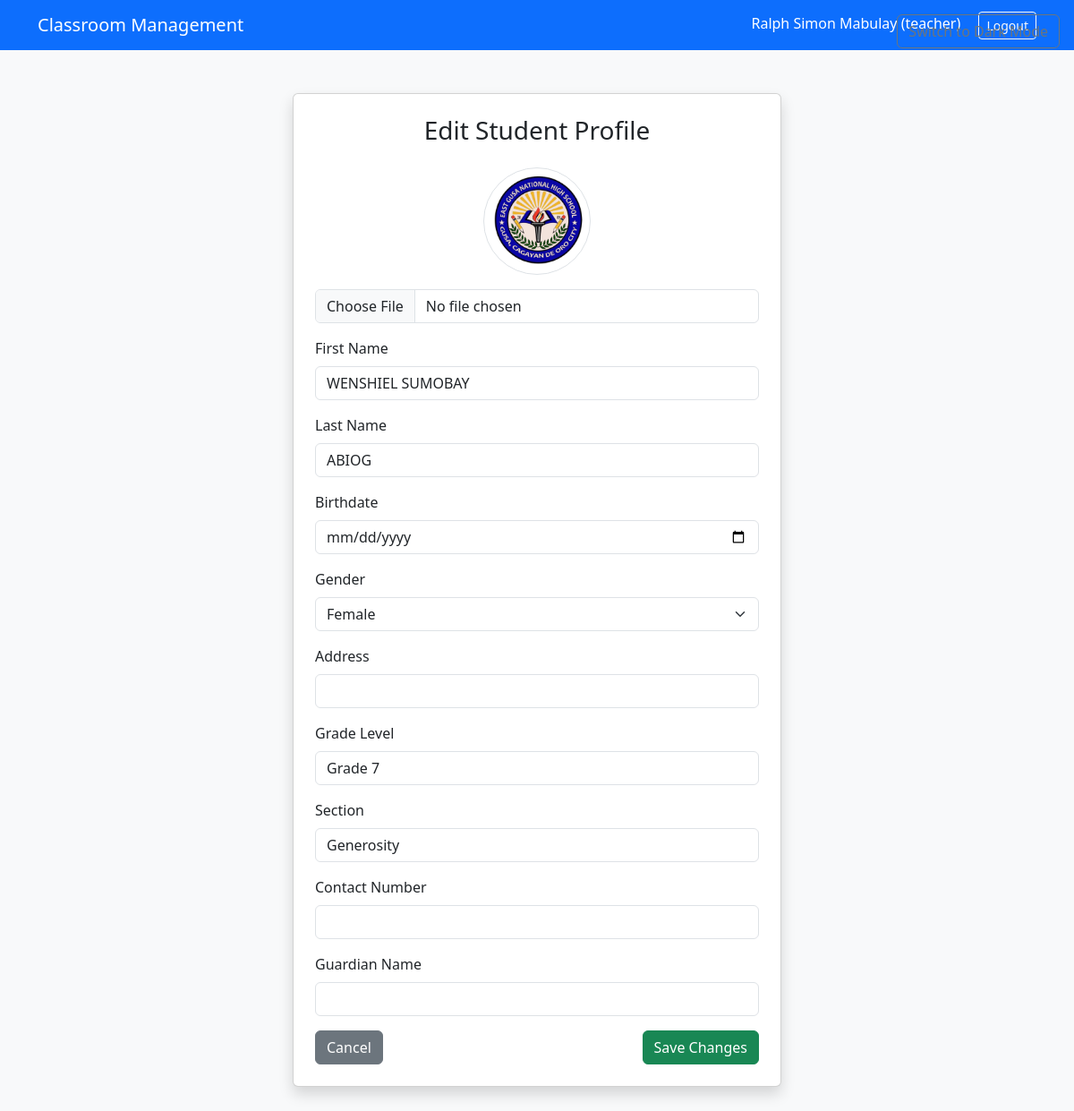
The page /student_edit.php?lrn=173820946153 (signed in) on the database its author committed.
### tables this page shows
CREATE TABLE `tbl_students` (
  `id` int(11) NOT NULL AUTO_INCREMENT,
  `lrn` varchar(12) NOT NULL,
  `first_name` varchar(50) NOT NULL,
  `last_name` varchar(50) NOT NULL,
  `birthdate` date NOT NULL,
  `gender` enum('Male','Female') NOT NULL,
  `address` varchar(255) DEFAULT NULL,
  `grade_level` varchar(10) DEFAULT NULL,
  `section` varchar(50) DEFAULT NULL,
  `contact_number` varchar(20) DEFAULT NULL,
  `guardian_name` varchar(100) DEFAULT NULL,
  `profile_picture` varchar(255) DEFAULT NULL,
  PRIMARY KEY (`id`),
  UNIQUE KEY `lrn` (`lrn`)
);

### student_edit.php (the view, shortened to what this page needs)
<?php
require 'db_connect.php';
$student_lrn = isset($_GET['lrn']) ? $_GET['lrn'] : '';
$stmt = $pdo->prepare("SELECT * FROM tbl_students WHERE lrn = ?");
$stmt->execute([$student_lrn]);
$student = $stmt->fetch();
?>
<!DOCTYPE html>
<html>
<head>
    <link href="https://cdn.jsdelivr.net/npm/bootstrap@5.3.3/dist/css/bootstrap.min.css" rel="stylesheet">
</head>
<body class="bg-light">
    <nav class="navbar navbar-expand-lg navbar-dark bg-primary">
        <div class="container">
            <a class="navbar-brand" href="index.php">Classroom Management</a>
            <div class="ms-auto">
                <span class="navbar-text text-white me-3">
                    <?= htmlspecialchars($_SESSION['full_name']) ?> (<?= htmlspecialchars($_SESSION['role']) ?>)
                </span>
                <a href="logout.php" class="btn btn-outline-light btn-sm">Logout</a>
            </div>
        </div>
    </nav>
    <div class="container py-5">
        <div class="row justify-content-center">
            <div class="col-md-8 col-lg-6">
                <div class="card shadow p-4">
                    <h3 class="mb-4 text-center">Edit Student Profile</h3>
                    <form method="post" enctype="multipart/form-data">
                        <div class="mb-3 text-center">
                            <?php if (!empty($student['profile_picture'])): ?>
                                <img src="<?= htmlspecialchars($student['profile_picture']) ?>" alt="Profile Picture" class="rounded-circle border mb-2" style="width: 120px; height: 120px; object-fit: cover;">
                            <?php else: ?>
                                <img src="img/pics/default_profile.png" alt="No Profile Picture" class="rounded-circle border mb-2" style="width: 120px; height: 120px; object-fit: cover;">
                            <?php endif; ?>
                            <input type="file" name="profile_picture" class="form-control mt-2">
                        </div>
                        <div class="mb-3">
                            <label class="form-label">First Name</label>
                            <input type="text" name="first_name" class="form-control" value="<?= htmlspecialchars($student['first_name']) ?>" required>
                        </div>
                        <div class="mb-3">
                            <label class="form-label">Last Name</label>
                            <input type="text" name="last_name" class="form-control" value="<?= htmlspecialchars($student['last_name']) ?>" required>
                        </div>
                        <div class="mb-3">
                            <label class="form-label">Birthdate</label>
                            <input type="date" name="birthdate" class="form-control" value="<?= htmlspecialchars($student['birthdate']) ?>" required>
                        </div>
                        <div class="mb-3">
                            <label class="form-label">Gender</label>
                            <select name="gender" class="form-select" required>
                                <option value="Female" <?= $student['gender'] === 'Female' ? 'selected' : '' ?>>Female</option>
                            </select>
                        </div>
                        <div class="mb-3">
                            <label class="form-label">Address</label>
                            <input type="text" name="address" class="form-control" value="<?= htmlspecialchars($student['address']) ?>">
                        </div>
                        <div class="mb-3">
                            <label class="form-label">Grade Level</label>
                            <input type="text" name="grade_level" class="form-control" value="<?= htmlspecialchars($student['grade_level']) ?>">
                        </div>
                        <div class="mb-3">
                            <label class="form-label">Section</label>
                            <input type="text" name="section" class="form-control" value="<?= htmlspecialchars($student['section']) ?>">
                        </div>
                        <div class="mb-3">
                            <label class="form-label">Contact Number</label>
                            <input type="text" name="contact_number" class="form-control" value="<?= htmlspecialchars($student['contact_number']) ?>">
                        </div>
                        <div class="mb-3">
                            <label class="form-label">Guardian Name</label>
                            <input type="text" name="guardian_name" class="form-control" value="<?= htmlspecialchars($student['guardian_name']) ?>">
                        </div>
                        <div class="d-flex justify-content-between">
                            <a href="student_profile.php?lrn=<?= urlencode($student['lrn']) ?>" class="btn btn-secondary">Cancel</a>
                            <button type="submit" class="btn btn-success">Save Changes</button>
                        </div>
                    </form>
                </div>
            </div>
        </div>
    </div>
    <button id="theme-toggle" class="btn btn-outline-secondary position-fixed" style="top: 1rem; right: 1rem; z-index: 1050;">
    </button>
</body>
</html>

### rows shown on the page
tbl_students: first_name "WENSHIEL SUMOBAY", last_name "ABIOG", gender "Female", grade_level "Grade 7", section "Generosity"

### other values the page prints
$_SESSION['full_name'] "Ralph Simon Mabulay"
$_SESSION['role'] "teacher"
